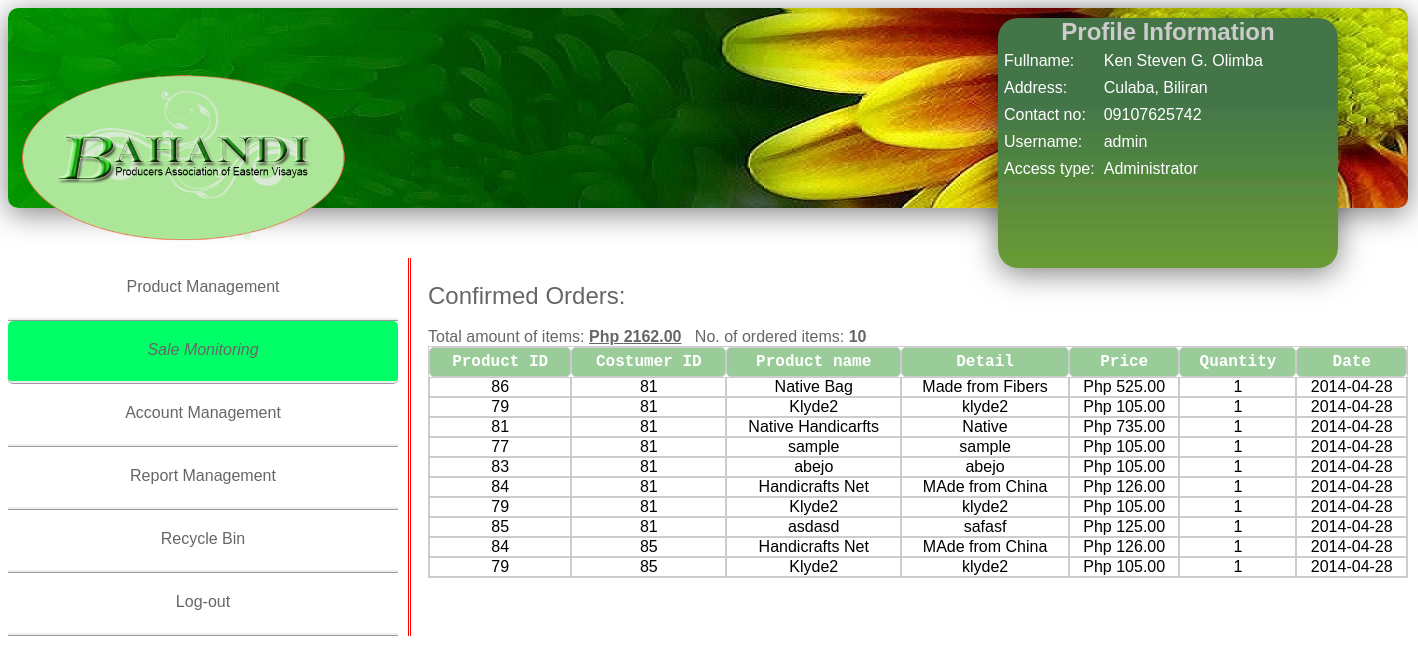
The page /admin/admin_monitor.php (signed in) on the database its author committed.
### tables this page shows
CREATE TABLE `confirm_orders` (
  `confirm_orderid` int(100) NOT NULL auto_increment,
  `productid` int(100) NOT NULL,
  `costumerid` int(100) NOT NULL,
  `pname` varchar(255) NOT NULL,
  `detail` varchar(255) NOT NULL,
  `srp` int(100) NOT NULL,
  `quantity` int(100) NOT NULL,
  `date` date NOT NULL,
  PRIMARY KEY  (`confirm_orderid`)
);

### admin/admin_monitor.php (the view, shortened to what this page needs)
<?php
if(isset($_SESSION['admin'])){
?>
<!DOCTYPE html PUBLIC "-//W3C//DTD XHTML 1.0 Transitional//EN" "http://www.w3.org/TR/xhtml1/DTD/xhtml1-transitional.dtd">
<html xmlns="http://www.w3.org/1999/xhtml">
<head>
<link href="css/admin.css" rel="stylesheet" type="text/css">
<div id = "header">
<div id="user_info">
<?php
if(isset($_SESSION['admin'])){
		$name=$_SESSION['name'];
		$address=$_SESSION['address'];
		$contact=$_SESSION['contact'];
}
?>
<font face="Tahoma, Geneva, sans-serif" size="5" color="#CCC"><center><b>Profile Information</b></center></font>
<Font face="Tahoma, Geneva, sans-serif" color="#FFF">
<table cellpadding="3" cellspacing="3">
<tr>
<td>Fullname:</td>
<td><?php echo $name ?></td>
</tr>
<tr>
<td>Address:</td>
<td><?php echo $address ?></td>
</tr>
<tr>
<td>Contact no:</td>
<td><?php echo $contact ?></td>
</tr>
<tr>
<td>Username:</td>
<td><?php echo $_SESSION['user'];?></td>
</tr>
<tr>
<td>Access type:</td>
<td><?php echo $_SESSION['type'];?></td>
</tr>
</table>
</font>
<br>
</div>
<img src="image/logo.png" height="300" width="350" class="logo" />
</div>
</head>
<body>
<div id="leftnav">
<div class="link1"><a href="product.php"><font color="#666666">Product Management</font></a><br></div>
<div class="link1" id="current"><a href="#"><font color="#666666">Sale Monitoring</font></a><br></div>
  <div class="link1"><a href="supplieraccount.php"><font color="#666666">Account Management</font></a><br></div>
<div class="link1"><a href="report.php"><font color="#666666">Report Management</font></a><br></div>
    <div class="link1"><a href="recycle.php"><font color="#666666">Recycle Bin</font></a><br></div>
    <div class="link1"><a href="logout.php"><font color="#666666">Log-out</font></a><br></div>
    </div>
    </body>
    <div id="body2">
   <br><br><br>
<font color="#666666" size="5" face="Tahoma, Geneva, sans-serif">Confirmed Orders:</font>
<br>
<br>
<table cellspacing="0" cellpadding="0" border="1" bordercolor="#CCCCCC" width="980">
<thead>
	<tr>
         <th class="text1"> Product ID </th>
         <th class="text1"> Costumer ID </th>
         <th class="text1">Product name </th>
         <th class="text1">Detail </th>
         <th class="text1"> Price </th>
         <th class="text1"> Quantity </th>
         <th class="text1"> Date </th>
	</tr>
</thead>
<?php
$query = "select * from confirm_orders ORDER by confirm_orderid DESC";
$result=mysql_query($query);
$countRows=mysql_num_rows($result);
if ($countRows  > 0)
{
	$total = 0;
	while ($row=mysql_fetch_array($result))
	{
			$total += $row['srp'];
			$quantity='1';
			$pname=$row['pname'];
			$srp=$row['srp'];
			$detail=$row['detail'];
			$productid=$row['productid'];
			$costumerid=$row['costumerid'];
			$date=$row['date'];
			echo "<tr align='center' style='font-family:Tahoma, Geneva, sans-serif' size='3'>
			<td class='table'><center>$productid</center></td>
			<td class='table'><center>$costumerid</center></td>
			<td class='table'><center>$pname</center></td>
			<td class='table'><center>$detail</center></td>
			<td class='table'><center>Php&nbsp;$srp.00</center></td>
			<td class='table'><center>$quantity</center></td>
			<td class='table'><center>$date</center></td>
			</tr>";
	}
}
else
{
	echo "<tr><td>No confirmed product</td></tr>";
}
?>
<font face="Tahoma, Geneva, sans-serif" color="#666666">
<label>Total amount of items:</label>&nbsp;<label><U><b>Php&nbsp;<?php echo $total ?>.00</b></u></label>&nbsp;&nbsp;&nbsp;<label>No. of ordered items:</label>&nbsp;<label><b><?php echo $countRows ?></b></label>
</font>
</table>
    </div>
<br><br>
</html>
<?php
    }else
        header('location:index.php');
?>

### admin/css/admin.css (style rules this page uses)
#user_info { height:250px; width: 340px; position:absolute; margin:10px 0px 0px 990px; size:2px; border-radius:20px; background-image:url(../../image/green-hd-color-background-wallpaper-background-color-theme-abstract-images-background-wallpaper.jpg); box-shadow: inset 0 0px rgba(255,255,255,0.2), inset 0 0px 0px rgba(0,1,0,0.4), 0 5px 30px rgba(0,0,0,.5); }
#header { margin: 0px 0px 0px 0px; height:200px; width: 1400px; padding: 0px; position:absolute; border-radius: 10px; background: -webkit-linear-gradient(top, green 1%,white 99%); background: -o-linear-gradient(top, green 1%,white 99%); background: -ms-linear-gradient(top, green 1%,white 99%); background: linear-gradient(top, green 1%,white 99%s); filter: progid:DXImageTransform.Microsoft.gradient( startColorstr='#ffffff', endColorstr='#ededed',GradientType=0 ); background: -moz-linear-gradient(top, green,white); box-shadow: inset 0 0px rgba(255,255,255,0.2), inset 0 0px 0px rgba(0,1,0,0.4), 0 5px 30px rgba(0,0,0,.5); background-image:url(../image/header.jpg) }
.text1 { color:#FFF; border-radius: 5px; background-color: #9C9; padding: 5px; font-family:"Courier New", Courier, monospace; 5px; }
#leftnav { position:absolute; border-right: double; border-right-color:#F00; width: 400px; height: auto; padding: 0px; margin: 250px 0px 0px 0px; }
#body2 { position:absolute; width: 900px; height:500px; padding: 0px; margin: 220px 0px 0px 420px; }
#current { background-color:#0F6; border-radius: 5px; font-style:italic; }
.link1 { border-bottom-style: ridge; height:20px; width:350px; text-align:center; font-family: "Arial Black", Gadget, sans-serif; padding: 20px; }
a { text-decoration: none }

### rows shown on the page
confirm_orders: productid "86", costumerid "81", pname "Native Bag", detail "Made from Fibers", srp "525", quantity "1", date "2014-04-28"
confirm_orders: productid "79", costumerid "81", pname "Klyde2", detail "klyde2", srp "105", quantity "1", date "2014-04-28"
confirm_orders: productid "81", costumerid "81", pname "Native Handicarfts", detail "Native", srp "735", quantity "1", date "2014-04-28"
confirm_orders: productid "77", costumerid "81", pname "sample", detail "sample", srp "105", quantity "1", date "2014-04-28"
confirm_orders: productid "83", costumerid "81", pname "abejo", detail "abejo", srp "105", quantity "1", date "2014-04-28"
confirm_orders: productid "84", costumerid "81", pname "Handicrafts Net", detail "MAde from China", srp "126", quantity "1", date "2014-04-28"
confirm_orders: productid "79", costumerid "81", pname "Klyde2", detail "klyde2", srp "105", quantity "1", date "2014-04-28"
confirm_orders: productid "85", costumerid "81", pname "asdasd", detail "safasf", srp "125", quantity "1", date "2014-04-28"
confirm_orders: productid "84", costumerid "85", pname "Handicrafts Net", detail "MAde from China", srp "126", quantity "1", date "2014-04-28"
confirm_orders: productid "79", costumerid "85", pname "Klyde2", detail "klyde2", srp "105", quantity "1", date "2014-04-28"

### other values the page prints
$name "Ken Steven G. Olimba"
$address "Culaba, Biliran"
$contact "09107625742"
$_SESSION['user'] "admin"
$_SESSION['type'] "Administrator"
$total "2162"
$countRows "10"
